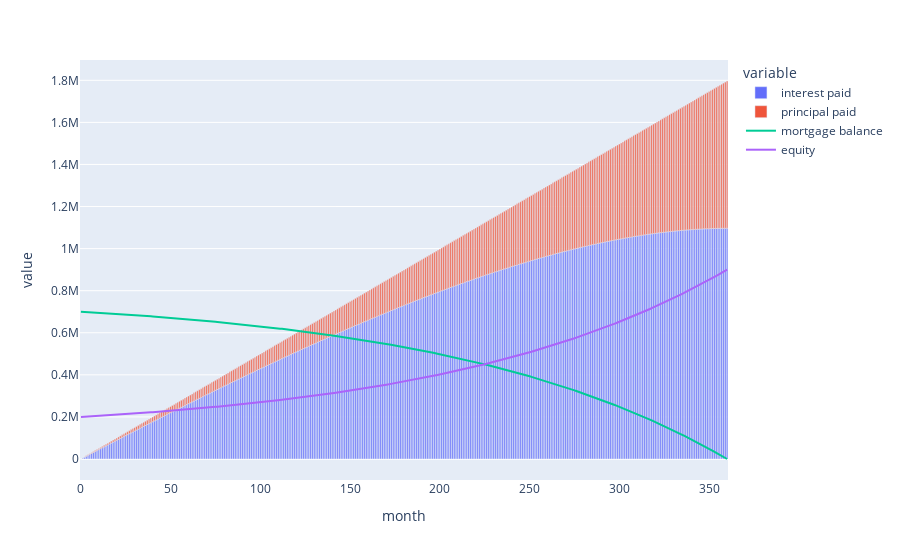

Here is the notebook cell this chart was saved with:
### Markdown cell above
# Randomized Interest Rate
Randomize the interest rate every few years. Re-finance the loan into this new rate regardless of whether it's higher or lower.

### Code cell
ri_df, periodic_interest_rates = dataframes.randomized_interest(LOAN_APR, INT_RANGE_LOW, INT_RANGE_HI, INT_CHANGE_PERIOD_YEARS, DURATION * PAYMENTS_N)
fig = px.scatter(ri_df, x=ri_df.index, y=['interest rate'], title='Randomized Interest Rate')
fig.show()
#print(periodic_interest_rates)

# comment this out to not debug
# periodic_interest_rates = [0.077, 0.07309579158741138, 0.046674635865706436, 0.10835080679897587, 0.0968527302624414, 0.08129664568334291, 0.10207750869120687, 0.08102664288489458, 0.08718379322627176, 0.04845177074687092]
# periodic_interest_rates = [LOAN_APR for i in range(DURATION // INT_CHANGE_PERIOD_YEARS)]

ma_df = dataframes.refi_mortgage_amortization(PRINCIPAL, PAYMENTS_N, DURATION, DOWN_PAYMENT, INT_CHANGE_PERIOD_YEARS, periodic_interest_rates)

# debug remove me
for i in range(len(periodic_interest_rates)):
  start = i*PAYMENTS_N*INT_CHANGE_PERIOD_YEARS
  end = start + 2
  display(ma_df[start:end].round(0))
display(ma_df[360:361].round(0))

# display(ma_df.round(0))

fig = px.bar(ma_df, x=ma_df.index, y=['interest paid', 'principal paid'])
fig.add_scatter(x=ma_df.index, y=ma_df['mortgage balance'], name='mortgage balance')
fig.add_scatter(x=ma_df.index, y=ma_df['equity'], name='equity')
fig.show()

### Figure 1 — Plotly figure (JSON) as saved in the notebook; plotly's stock layout.template omitted (floating-point values rounded to 4 significant figures; data arrays with more than 128 entries replaced by an {"elided": "..."} marker saying what was removed)
{"data": [{"alignmentgroup": "True", "hovertemplate": "variable=interest paid<br>month=%{x}<br>value=%{y}<extra></extra>", "legendgroup": "interest paid", "marker": {"color": "#636efa", "pattern": {"shape": ""}}, "name": "interest paid", "offsetgroup": "interest paid", "orientation": "v", "showlegend": true, "textposition": "auto", "type": "bar", "x": {"elided": "361 int values"}, "xaxis": "x", "y": {"elided": "361 float values"}, "yaxis": "y"}, {"alignmentgroup": "True", "hovertemplate": "variable=principal paid<br>month=%{x}<br>value=%{y}<extra></extra>", "legendgroup": "principal paid", "marker": {"color": "#EF553B", "pattern": {"shape": ""}}, "name": "principal paid", "offsetgroup": "principal paid", "orientation": "v", "showlegend": true, "textposition": "auto", "type": "bar", "x": {"elided": "361 int values"}, "xaxis": "x", "y": {"elided": "361 float values"}, "yaxis": "y"}, {"name": "mortgage balance", "type": "scatter", "x": {"elided": "361 int values"}, "y": {"elided": "361 float values"}}, {"name": "equity", "type": "scatter", "x": {"elided": "361 int values"}, "y": {"elided": "361 float values"}}], "layout": {"barmode": "relative", "legend": {"title": {"text": "variable"}, "tracegroupgap": 0}, "margin": {"t": 60}, "xaxis": {"anchor": "y", "domain": [0, 1], "title": {"text": "month"}}, "yaxis": {"anchor": "x", "domain": [0, 1], "title": {"text": "value"}}}}
